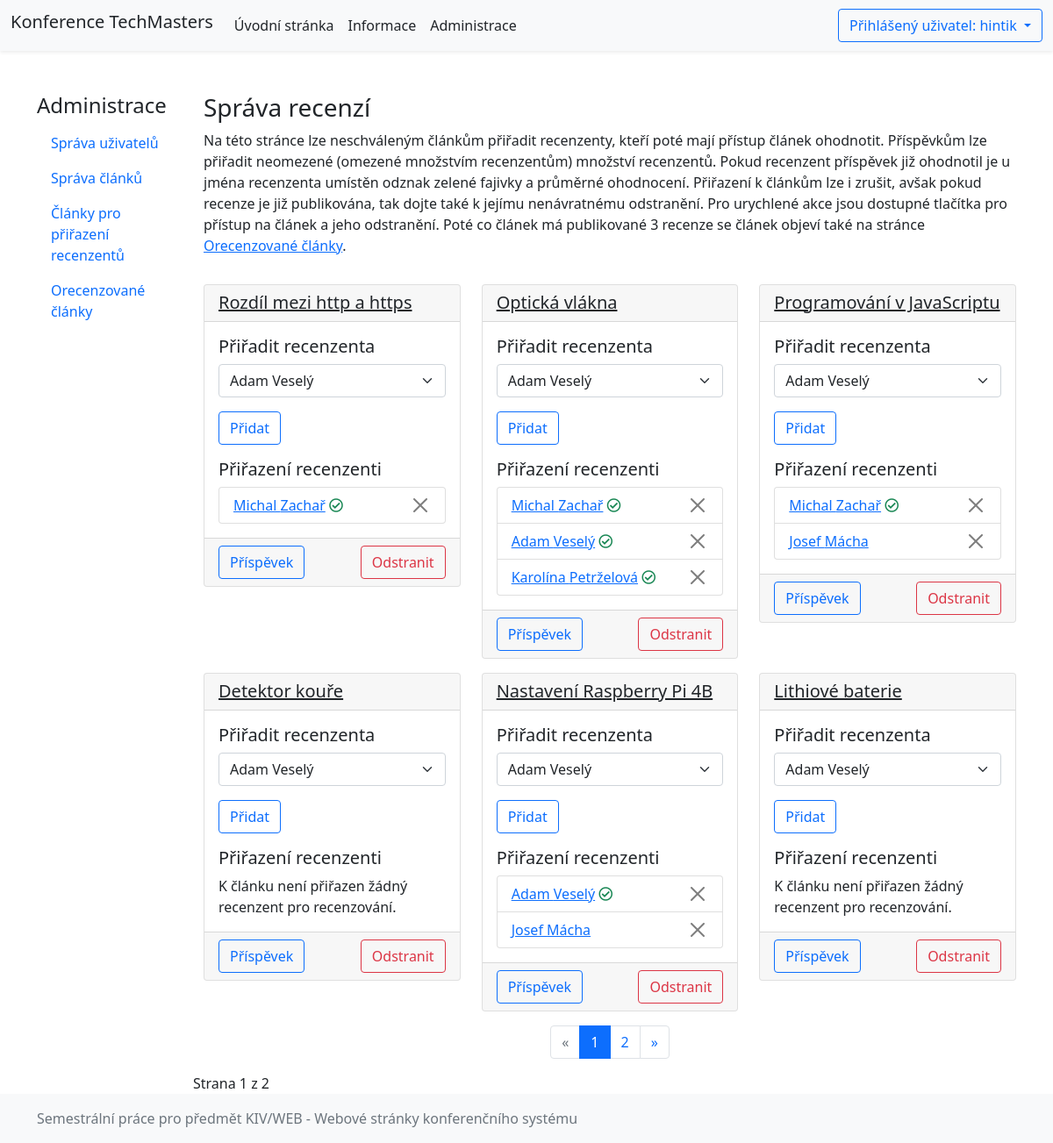
/index.php?page=admin-reviews (signed in), run on the app's committed database.
### tables this page shows
CREATE TABLE `users` (
  `id_user` int(11) NOT NULL AUTO_INCREMENT,
  `login` varchar(30) NOT NULL,
  `email` varchar(50) NOT NULL,
  `name` varchar(30) NOT NULL,
  `surname` varchar(30) NOT NULL,
  `password` varchar(60) NOT NULL,
  `bio` longtext DEFAULT NULL,
  `time_reg` timestamp NOT NULL DEFAULT current_timestamp(),
  `time_lastlogin` timestamp NOT NULL DEFAULT current_timestamp(),
  `id_role` int(11) NOT NULL DEFAULT 1,
  PRIMARY KEY (`id_user`)
);

CREATE TABLE `articles` (
  `id_article` int(11) NOT NULL AUTO_INCREMENT,
  `title` text NOT NULL,
  `abstract` longtext NOT NULL,
  `file` longblob NOT NULL,
  `time_posted` timestamp NOT NULL DEFAULT current_timestamp(),
  `state` int(1) NOT NULL DEFAULT 0,
  `id_author` int(11) NOT NULL,
  PRIMARY KEY (`id_article`),
  KEY `articles_ibfk_1` (`id_author`),
  CONSTRAINT `articles_ibfk_1` FOREIGN KEY (`id_author`) REFERENCES `users` (`id_user`) ON DELETE CASCADE
);

CREATE TABLE `reviews` (
  `id_review` int(11) NOT NULL AUTO_INCREMENT,
  `id_article` int(11) NOT NULL,
  `id_user` int(11) NOT NULL,
  `text_evaluation` longtext DEFAULT NULL,
  `evaluation1` int(11) DEFAULT NULL,
  `evaluation2` int(11) DEFAULT NULL,
  `evaluation3` int(11) DEFAULT NULL,
  `evaluation4` int(11) DEFAULT NULL,
  `decision` int(1) DEFAULT NULL,
  `state` int(11) NOT NULL DEFAULT 0,
  `time_posted` timestamp NOT NULL DEFAULT current_timestamp(),
  PRIMARY KEY (`id_review`),
  KEY `reviews_ibfk_1` (`id_article`),
  KEY `reviews_ibfk_2` (`id_user`),
  CONSTRAINT `reviews_ibfk_1` FOREIGN KEY (`id_article`) REFERENCES `articles` (`id_article`) ON DELETE CASCADE,
  CONSTRAINT `reviews_ibfk_2` FOREIGN KEY (`id_user`) REFERENCES `users` (`id_user`) ON DELETE CASCADE
);

### app/Views/TemplateAdministration/AdminArticleReviewAssignTemplate.tpl.php (the view, shortened to what the rows shown need)
<?php
global $tplData;
?>
    <div class="row">
       <p>Na této stránce lze neschváleným článkům přiřadit recenzenty, kteří poté mají přístup článek ohodnotit.
       </p>
    </div>
    <div class="row">
<?php
if(!empty($tplData['articles'])) {
    foreach ($tplData['articles'] as $article) {
        echo '
        <div class="col-md-6 col-lg-4 mt-3">
            <div class="card">
                <div class="card-header">
                    <a class="h5 card-title text-body card-link"
                        href="?page=article&article=' . $article['id_article'] . '">' . $article['title'] . '
                    </a>
                </div>
                <div class="card-body">
                    <form method="post">
                        <h5 class="card-title">Přiřadit recenzenta</h5>';
        if (empty($tplData['reviewers'])) {
            echo "Není žádný recenzent.";
        } else {
            $out = '<select class="form-select" name="id_user">';
            foreach ($tplData['reviewers'] as $reviewer) {
                $out .= '<option value="' . $reviewer['id_user'] . '">
                                                ' . $reviewer['name'] . ' ' . $reviewer['surname'] . '
                                        </option>';
            }
            $out .= '</select>';
            $out .= '<div class="form-group mt-3 mb-3 col-12">
                                        <button type="submit" name="action" class="btn btn-outline-primary" value="addReviewer">
                                            Přidat
                                        </button>
                                    </div>';
            echo $out;
        }
        echo '
                        <input type="hidden" name="id_article" value="' . $article['id_article'] . '">
                    </form>
                    <h5 class="card-title">Přiřazení recenzenti</h5>
                    ';
        if (!empty($article['reviewers'])) {
            echo '<ul class="list-group">';
            foreach ($article['reviewers'] as $reviewer) {
                echo '
                            <li class="list-group-item">
                                <form method="post" class="mb-0">
                                    <a href="?page=profile&user=' . $reviewer['login'] . '">
                                    ' . $reviewer['name'] . ' ' . $reviewer['surname'] . '</a>' .
                    ($reviewer['state'] == 1 ?
                        ' <i class="far fa-check-circle text-success" data-bs-toggle="tooltip"
                                        data-bs-placement="bottom" title="Recenze byla publikována">
                                    </i>
                                    ' : '') . '
                            <input type="hidden" name="id_review" value="' . $reviewer['id_review'] . '">
                            <button type="submit" class="btn-close float-end" aria-label="Zavřít"
                                name="action" value="removeReviewAssignment">
                            </button>
                            </form>
                            </li>';
            }
            echo "</ul>";
        } else {
            echo "K článku není přiřazen žádný recenzent pro recenzování.";
        }
        echo '
                </div>
                <div class="card-footer">
                    <form method="post" class="mb-0">
                        <a href="?page=article&article=' . $article['id_article'] . '" class="btn btn-outline-primary">
                            Příspěvek
                        </a>
                        <input type="hidden" name="id_article" value="' . $article['id_article'] . '">
                        <button type="submit" name="action" value="removeArticle" class="btn btn-outline-danger float-end">
                            Odstranit
                        </button>
                    </form>
                </div>
            </div>
        </div>
    ';
    }
    echo \konference\Models\Utilities::paginaton("admin-reviews", $tplData['page'], $tplData['pages']);
} else {
    echo "<h5 class='text-center mt-3'>Nejsou k dispozici žádné příspěvky</h5>";
}
echo '</div>';
?>

### app/Views/TemplatePlain/TemplatePlain.class.php (shortened to what the rows shown need)
<?php
class TemplatePlain implements IView {
    public function getHTMLHeader(array $tplData) {
        ?>
        <!doctype html>
        <html lang="cs" class="h-100">
            <head>
                <link rel="stylesheet" href="../vendor/components/font-awesome/css/all.css">
                <link rel="stylesheet" href="../vendor/twbs/bootstrap/dist/css/bootstrap.css">
            </head>
            <body class="d-flex flex-column h-100">
                <header>
                    <nav class="navbar navbar-expand-lg navbar-light bg-light shadow-sm">
                        <div class="container-fluid">
                            <a class="navbar-brand text-dark" href="index.php?page=uvod"><h1 class="h5"><?= WEB_TITLE; ?></h1></a>
                            <div class="collapse navbar-collapse" id="navbarToggle">
                                <?php
                                if(isset($tplData['logged'])) {
                                ?>
                                    <div class="dropdown">
                                        <button class="btn btn-outline-primary dropdown-toggle" type="button" id="dropdownMenuButton" data-bs-toggle="dropdown" aria-expanded="false">
                                            Přihlášený uživatel: <?= $tplData['logged'] ?>
                                        </button>
                                    </div>
                                <?php
                                }
                                ?>
                            </div>
                        </div>
                    </nav>
                </header>
                <main class="container pt-4 flex-shrink-0">
        <?php
    }
    public function getHTMLFooter(){
        ?>
                </main>
            </body>
        </html>
        <?php
    }
}
?>

### app/Models/Utilities.class.php (shortened to what the rows shown need)
<?php
class Utilities {
    public static function paginaton(string $link, int $page = 1, int $pages) {
        if($page < 4) {
            $i = 1;
        } else {
            $i = $page - 2;
        }
        $b = $i + 4;
        if($b >= $pages) {
            if($pages < 5) {
                $b = $pages;
                $i = 1;
            } else {
                $b = $pages;
                $i = $b - 4;
            }
        }
        ?>
            <nav aria-label="Stránkovací navigace" class="d-flex justify-content-center mt-3">
            </nav>
        <?php
        echo "Strana " . $page . " z " . $pages;
    }
}

### data on the page
users: login "hintik", id_user "1"
articles: title "Rozdíl mezi http a https"
reviews: id_user.name "Michal", id_user.surname "Zachař", state 1 (drawn)
articles: title "Optická vlákna"
reviews: id_user.name "Michal", id_user.surname "Zachař", state 1 (drawn)
reviews: id_user.name "Adam", id_user.surname "Veselý", state 1 (drawn)
reviews: id_user.name "Karolína", id_user.surname "Petrželová", state 1 (drawn)
articles: title "Programování v JavaScriptu"
reviews: id_user.name "Michal", id_user.surname "Zachař", state 1 (drawn)
reviews: id_user.name "Josef", id_user.surname "Mácha"
articles: title "Detektor kouře", shows "K článku není přiřazen žádný recenzent pro recenzování."
articles: title "Nastavení Raspberry Pi 4B"
reviews: id_user.name "Adam", id_user.surname "Veselý", state 1 (drawn)
reviews: id_user.name "Josef", id_user.surname "Mácha"
articles: title "Lithiové baterie", shows "K článku není přiřazen žádný recenzent pro recenzování."

### other printed values
WEB_TITLE "Konference TechMasters"
WEB_PAGES['uvod']['title'] "Úvodní stránka"
WEB_PAGES['information']['title'] "Informace"
$tplData['title'] "Správa recenzí"
$pages "2"
form field id_user "Adam Veselý"
